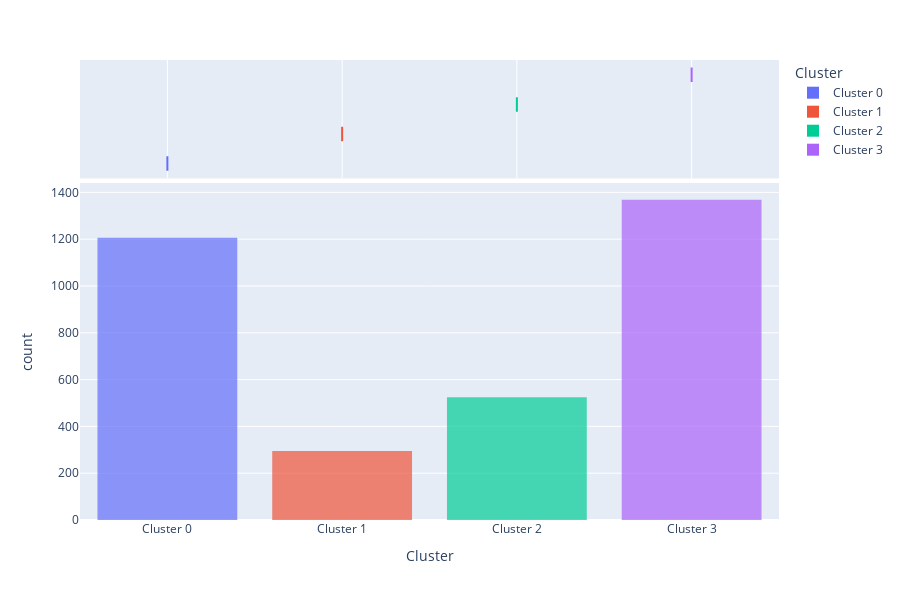
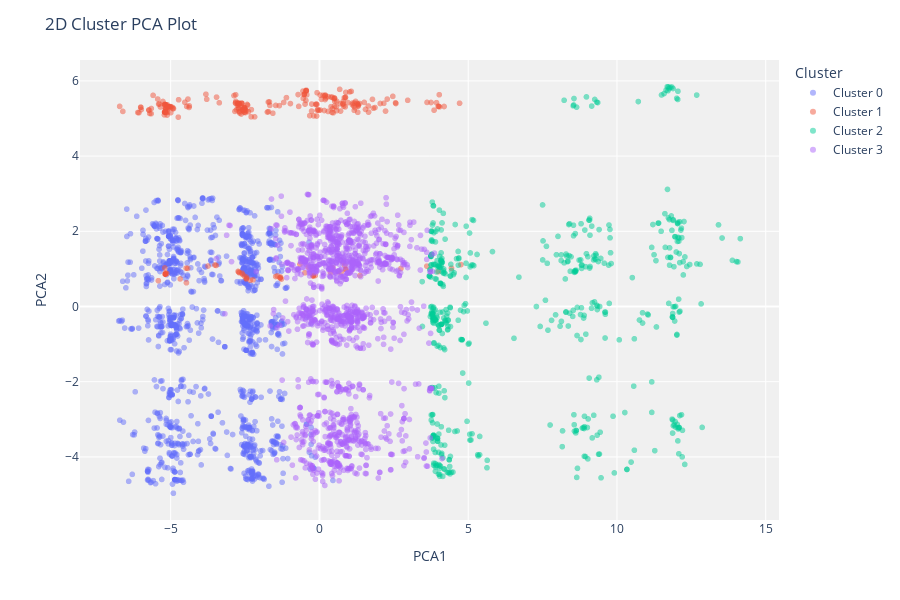

Notebook cell for these charts, in order:
### Code cell
evaluate_model(kmeans)

### Figure 1 — Plotly figure (JSON) as saved in the notebook; plotly's stock layout.template omitted (floating-point values rounded to 4 significant figures; data arrays with more than 128 entries replaced by an {"elided": "..."} marker saying what was removed)
{"data": [{"alignmentgroup": "True", "bingroup": "x", "hovertemplate": "Cluster=%{x}<br>count=%{y}<extra></extra>", "legendgroup": "Cluster 0", "marker": {"color": "#636efa", "opacity": 0.7, "pattern": {"shape": ""}}, "name": "Cluster 0", "offsetgroup": "Cluster 0", "orientation": "v", "showlegend": true, "type": "histogram", "x": {"elided": "1206 str values"}, "xaxis": "x", "yaxis": "y"}, {"alignmentgroup": "True", "customdata": {"elided": "1206x38 mixed values"}, "hovertemplate": "Cluster=%{x}<br>INFORMANTE=%{customdata[0]}<br>Infinitivo=%{customdata[1]}<br>Presencia=%{customdata[2]}<br>Persona del sujeto=%{customdata[3]}<br>Referente de sujeto=%{customdata[4]}<br>Ambigüedad fonética potencial=%{customdata[5]}<br>Especificidad=%{customdata[6]}<br>Modo=%{customdata[7]}<br>Tiempo verbal=%{customdata[8]}<br>Progresividad=%{customdata[9]}<br>Perfectividad=%{customdata[10]}<br>Ambigüedad morfologica=%{customdata[11]}<br>clase semantica del vb=%{customdata[12]}<br>ADESSE=%{customdata[13]}<br>Subtipo ADESSE=%{customdata[14]}<br>Tipo de clausula=%{customdata[15]}<br>Correferencialidad=%{customdata[16]}<br>Distancia de referente=%{customdata[17]}<br>Turno de habla=%{customdata[18]}<br>Perífrasis=%{customdata[19]}<br>Pronominal=%{customdata[20]}<br>Tipo de discurso=%{customdata[21]}<br>Longuitud de la formal verbal=%{customdata[22]}<br>Edad=%{customdata[23]}<br>Sexo=%{customdata[24]}<br>Nivel de estudios=%{customdata[25]}<br>Estatus=%{customdata[26]}<br>Edad ent=%{customdata[27]}<br>Grado de proximidad ent=%{customdata[28]}<br>Campo PROXIMIDAD=%{customdata[29]}<br>Sexo/Campo=%{customdata[30]}<br>norMA SEXO=%{customdata[31]}<br>S.Y.Z=%{customdata[32]}<br>S=%{customdata[33]}<br>entrevistador=%{customdata[34]}<br>Hablarbien=%{customdata[35]}<br>Modelolengua=%{customdata[36]}<br>Modelovariedad=%{customdata[37]}<extra></extra>", "legendgroup": "Cluster 0", "marker": {"color": "#636efa"}, "name": "Cluster 0", "notched": true, "offsetgroup": "Cluster 0", "showlegend": false, "type": "box", "x": {"elided": "1206 str values"}, "xaxis": "x2", "yaxis": "y2"}, {"alignmentgroup": "True", "bingroup": "x", "hovertemplate": "Cluster=%{x}<br>count=%{y}<extra></extra>", "legendgroup": "Cluster 1", "marker": {"color": "#EF553B", "opacity": 0.7, "pattern": {"shape": ""}}, "name": "Cluster 1", "offsetgroup": "Cluster 1", "orientation": "v", "showlegend": true, "type": "histogram", "x": {"elided": "295 str values"}, "xaxis": "x", "yaxis": "y"}, {"alignmentgroup": "True", "customdata": {"elided": "295x38 mixed values"}, "hovertemplate": "Cluster=%{x}<br>INFORMANTE=%{customdata[0]}<br>Infinitivo=%{customdata[1]}<br>Presencia=%{customdata[2]}<br>Persona del sujeto=%{customdata[3]}<br>Referente de sujeto=%{customdata[4]}<br>Ambigüedad fonética potencial=%{customdata[5]}<br>Especificidad=%{customdata[6]}<br>Modo=%{customdata[7]}<br>Tiempo verbal=%{customdata[8]}<br>Progresividad=%{customdata[9]}<br>Perfectividad=%{customdata[10]}<br>Ambigüedad morfologica=%{customdata[11]}<br>clase semantica del vb=%{customdata[12]}<br>ADESSE=%{customdata[13]}<br>Subtipo ADESSE=%{customdata[14]}<br>Tipo de clausula=%{customdata[15]}<br>Correferencialidad=%{customdata[16]}<br>Distancia de referente=%{customdata[17]}<br>Turno de habla=%{customdata[18]}<br>Perífrasis=%{customdata[19]}<br>Pronominal=%{customdata[20]}<br>Tipo de discurso=%{customdata[21]}<br>Longuitud de la formal verbal=%{customdata[22]}<br>Edad=%{customdata[23]}<br>Sexo=%{customdata[24]}<br>Nivel de estudios=%{customdata[25]}<br>Estatus=%{customdata[26]}<br>Edad ent=%{customdata[27]}<br>Grado de proximidad ent=%{customdata[28]}<br>Campo PROXIMIDAD=%{customdata[29]}<br>Sexo/Campo=%{customdata[30]}<br>norMA SEXO=%{customdata[31]}<br>S.Y.Z=%{customdata[32]}<br>S=%{customdata[33]}<br>entrevistador=%{customdata[34]}<br>Hablarbien=%{customdata[35]}<br>Modelolengua=%{customdata[36]}<br>Modelovariedad=%{customdata[37]}<extra></extra>", "legendgroup": "Cluster 1", "marker": {"color": "#EF553B"}, "name": "Cluster 1", "notched": true, "offsetgroup": "Cluster 1", "showlegend": false, "type": "box", "x": {"elided": "295 str values"}, "xaxis": "x2", "yaxis": "y2"}, {"alignmentgroup": "True", "bingroup": "x", "hovertemplate": "Cluster=%{x}<br>count=%{y}<extra></extra>", "legendgroup": "Cluster 2", "marker": {"color": "#00cc96", "opacity": 0.7, "pattern": {"shape": ""}}, "name": "Cluster 2", "offsetgroup": "Cluster 2", "orientation": "v", "showlegend": true, "type": "histogram", "x": {"elided": "525 str values"}, "xaxis": "x", "yaxis": "y"}, {"alignmentgroup": "True", "customdata": {"elided": "525x38 mixed values"}, "hovertemplate": "Cluster=%{x}<br>INFORMANTE=%{customdata[0]}<br>Infinitivo=%{customdata[1]}<br>Presencia=%{customdata[2]}<br>Persona del sujeto=%{customdata[3]}<br>Referente de sujeto=%{customdata[4]}<br>Ambigüedad fonética potencial=%{customdata[5]}<br>Especificidad=%{customdata[6]}<br>Modo=%{customdata[7]}<br>Tiempo verbal=%{customdata[8]}<br>Progresividad=%{customdata[9]}<br>Perfectividad=%{customdata[10]}<br>Ambigüedad morfologica=%{customdata[11]}<br>clase semantica del vb=%{customdata[12]}<br>ADESSE=%{customdata[13]}<br>Subtipo ADESSE=%{customdata[14]}<br>Tipo de clausula=%{customdata[15]}<br>Correferencialidad=%{customdata[16]}<br>Distancia de referente=%{customdata[17]}<br>Turno de habla=%{customdata[18]}<br>Perífrasis=%{customdata[19]}<br>Pronominal=%{customdata[20]}<br>Tipo de discurso=%{customdata[21]}<br>Longuitud de la formal verbal=%{customdata[22]}<br>Edad=%{customdata[23]}<br>Sexo=%{customdata[24]}<br>Nivel de estudios=%{customdata[25]}<br>Estatus=%{customdata[26]}<br>Edad ent=%{customdata[27]}<br>Grado de proximidad ent=%{customdata[28]}<br>Campo PROXIMIDAD=%{customdata[29]}<br>Sexo/Campo=%{customdata[30]}<br>norMA SEXO=%{customdata[31]}<br>S.Y.Z=%{customdata[32]}<br>S=%{customdata[33]}<br>entrevistador=%{customdata[34]}<br>Hablarbien=%{customdata[35]}<br>Modelolengua=%{customdata[36]}<br>Modelovariedad=%{customdata[37]}<extra></extra>", "legendgroup": "Cluster 2", "marker": {"color": "#00cc96"}, "name": "Cluster 2", "notched": true, "offsetgroup": "Cluster 2", "showlegend": false, "type": "box", "x": {"elided": "525 str values"}, "xaxis": "x2", "yaxis": "y2"}, {"alignmentgroup": "True", "bingroup": "x", "hovertemplate": "Cluster=%{x}<br>count=%{y}<extra></extra>", "legendgroup": "Cluster 3", "marker": {"color": "#ab63fa", "opacity": 0.7, "pattern": {"shape": ""}}, "name": "Cluster 3", "offsetgroup": "Cluster 3", "orientation": "v", "showlegend": true, "type": "histogram", "x": {"elided": "1368 str values"}, "xaxis": "x", "yaxis": "y"}, {"alignmentgroup": "True", "customdata": {"elided": "1368x38 mixed values"}, "hovertemplate": "Cluster=%{x}<br>INFORMANTE=%{customdata[0]}<br>Infinitivo=%{customdata[1]}<br>Presencia=%{customdata[2]}<br>Persona del sujeto=%{customdata[3]}<br>Referente de sujeto=%{customdata[4]}<br>Ambigüedad fonética potencial=%{customdata[5]}<br>Especificidad=%{customdata[6]}<br>Modo=%{customdata[7]}<br>Tiempo verbal=%{customdata[8]}<br>Progresividad=%{customdata[9]}<br>Perfectividad=%{customdata[10]}<br>Ambigüedad morfologica=%{customdata[11]}<br>clase semantica del vb=%{customdata[12]}<br>ADESSE=%{customdata[13]}<br>Subtipo ADESSE=%{customdata[14]}<br>Tipo de clausula=%{customdata[15]}<br>Correferencialidad=%{customdata[16]}<br>Distancia de referente=%{customdata[17]}<br>Turno de habla=%{customdata[18]}<br>Perífrasis=%{customdata[19]}<br>Pronominal=%{customdata[20]}<br>Tipo de discurso=%{customdata[21]}<br>Longuitud de la formal verbal=%{customdata[22]}<br>Edad=%{customdata[23]}<br>Sexo=%{customdata[24]}<br>Nivel de estudios=%{customdata[25]}<br>Estatus=%{customdata[26]}<br>Edad ent=%{customdata[27]}<br>Grado de proximidad ent=%{customdata[28]}<br>Campo PROXIMIDAD=%{customdata[29]}<br>Sexo/Campo=%{customdata[30]}<br>norMA SEXO=%{customdata[31]}<br>S.Y.Z=%{customdata[32]}<br>S=%{customdata[33]}<br>entrevistador=%{customdata[34]}<br>Hablarbien=%{customdata[35]}<br>Modelolengua=%{customdata[36]}<br>Modelovariedad=%{customdata[37]}<extra></extra>", "legendgroup": "Cluster 3", "marker": {"color": "#ab63fa"}, "name": "Cluster 3", "notched": true, "offsetgroup": "Cluster 3", "showlegend": false, "type": "box", "x": {"elided": "1368 str values"}, "xaxis": "x2", "yaxis": "y2"}], "layout": {"barmode": "relative", "height": 600, "legend": {"title": {"text": "Cluster"}, "tracegroupgap": 0}, "margin": {"t": 60}, "xaxis": {"anchor": "y", "categoryarray": ["Cluster 0", "Cluster 1", "Cluster 2", "Cluster 3"], "categoryorder": "array", "domain": [0, 1], "title": {"text": "Cluster"}}, "xaxis2": {"anchor": "y2", "domain": [0, 1], "matches": "x", "showgrid": true, "showticklabels": false}, "yaxis": {"anchor": "x", "domain": [0, 0.7326], "title": {"text": "count"}}, "yaxis2": {"anchor": "x2", "domain": [0.7426, 1], "matches": "y2", "showgrid": false, "showline": false, "showticklabels": false, "ticks": ""}}}

### Figure 2 — Plotly figure (JSON) as saved in the notebook; plotly's stock layout.template omitted (floating-point values rounded to 4 significant figures; data arrays with more than 128 entries replaced by an {"elided": "..."} marker saying what was removed)
{"data": [{"customdata": {"elided": "1206x1 str values"}, "hovertemplate": "Cluster=Cluster 0<br>PCA1=%{x}<br>PCA2=%{y}<br>Feature=%{customdata[0]}<extra></extra>", "legendgroup": "Cluster 0", "marker": {"color": "#636efa", "opacity": 0.5, "symbol": "circle"}, "mode": "markers", "name": "Cluster 0", "showlegend": true, "textposition": "top center", "type": "scattergl", "x": {"elided": "1206 float values"}, "xaxis": "x", "y": {"elided": "1206 float values"}, "yaxis": "y"}, {"customdata": {"elided": "295x1 str values"}, "hovertemplate": "Cluster=Cluster 1<br>PCA1=%{x}<br>PCA2=%{y}<br>Feature=%{customdata[0]}<extra></extra>", "legendgroup": "Cluster 1", "marker": {"color": "#EF553B", "opacity": 0.5, "symbol": "circle"}, "mode": "markers", "name": "Cluster 1", "showlegend": true, "textposition": "top center", "type": "scattergl", "x": {"elided": "295 float values"}, "xaxis": "x", "y": {"elided": "295 float values"}, "yaxis": "y"}, {"customdata": {"elided": "525x1 str values"}, "hovertemplate": "Cluster=Cluster 2<br>PCA1=%{x}<br>PCA2=%{y}<br>Feature=%{customdata[0]}<extra></extra>", "legendgroup": "Cluster 2", "marker": {"color": "#00cc96", "opacity": 0.5, "symbol": "circle"}, "mode": "markers", "name": "Cluster 2", "showlegend": true, "textposition": "top center", "type": "scattergl", "x": {"elided": "525 float values"}, "xaxis": "x", "y": {"elided": "525 float values"}, "yaxis": "y"}, {"customdata": {"elided": "1368x1 str values"}, "hovertemplate": "Cluster=Cluster 3<br>PCA1=%{x}<br>PCA2=%{y}<br>Feature=%{customdata[0]}<extra></extra>", "legendgroup": "Cluster 3", "marker": {"color": "#ab63fa", "opacity": 0.5, "symbol": "circle"}, "mode": "markers", "name": "Cluster 3", "showlegend": true, "textposition": "top center", "type": "scattergl", "x": {"elided": "1368 float values"}, "xaxis": "x", "y": {"elided": "1368 float values"}, "yaxis": "y"}], "layout": {"height": 600, "legend": {"title": {"text": "Cluster"}, "tracegroupgap": 0}, "margin": {"t": 60}, "plot_bgcolor": "rgb(240,240,240)", "title": {"text": "2D Cluster PCA Plot"}, "xaxis": {"anchor": "y", "domain": [0, 1], "title": {"text": "PCA1"}}, "yaxis": {"anchor": "x", "domain": [0, 1], "title": {"text": "PCA2"}}}}
